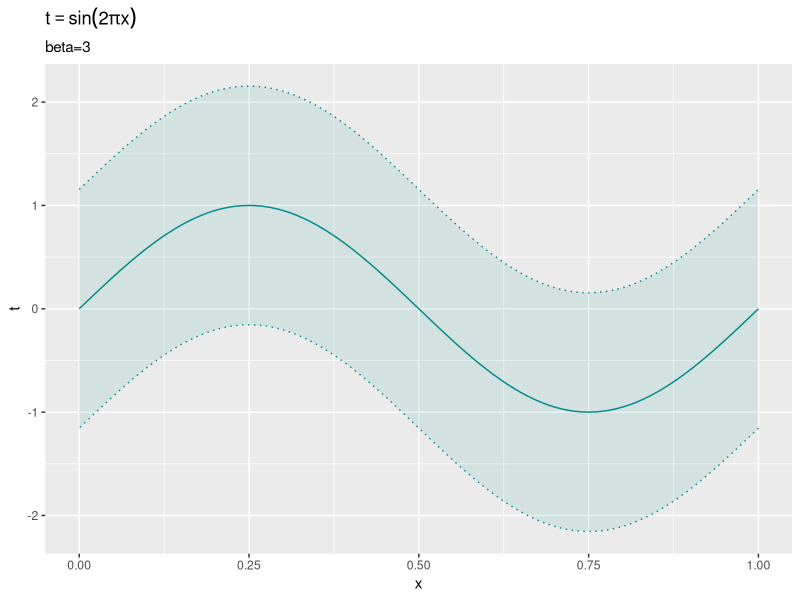
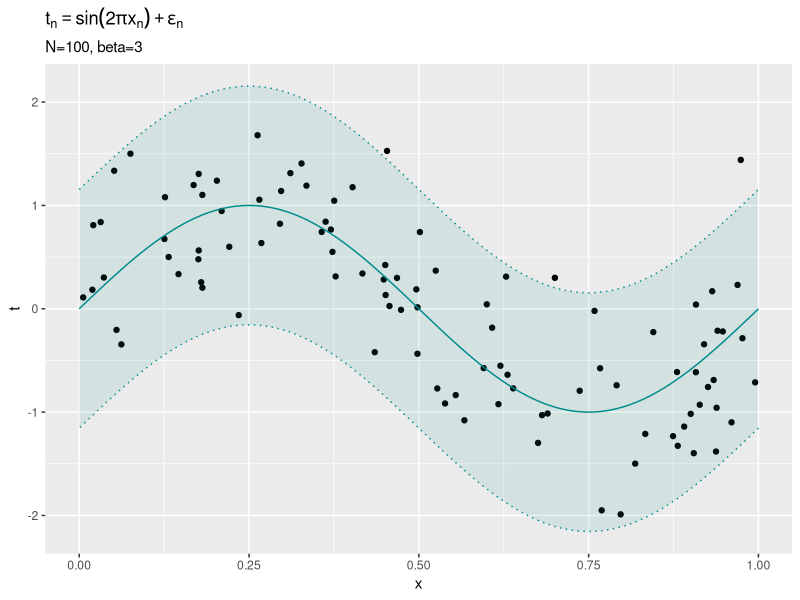
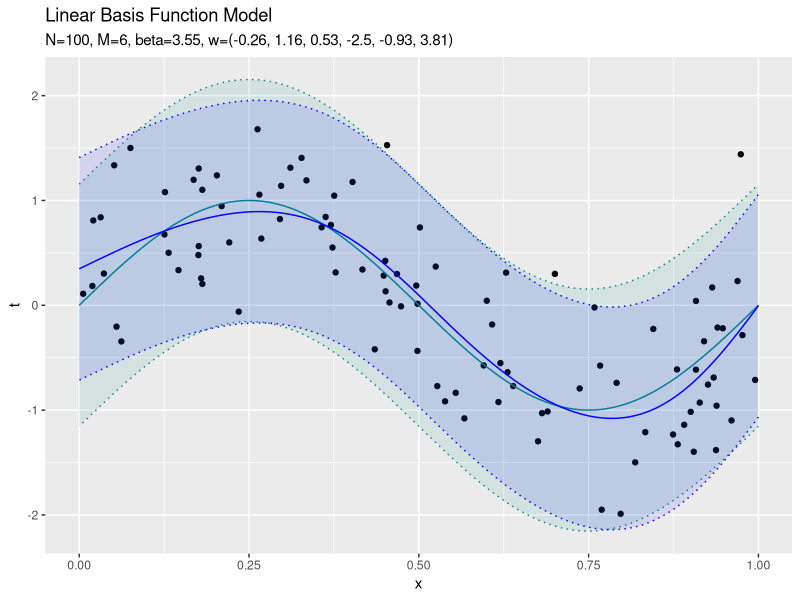
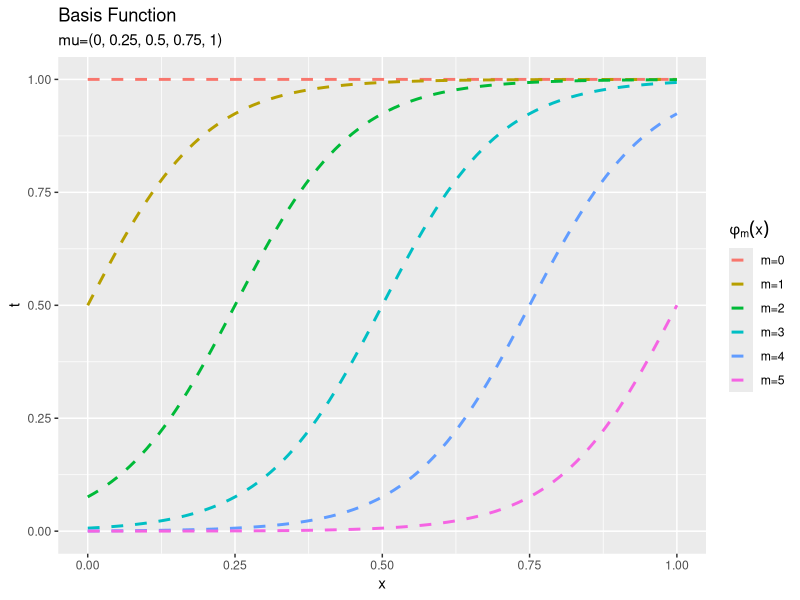
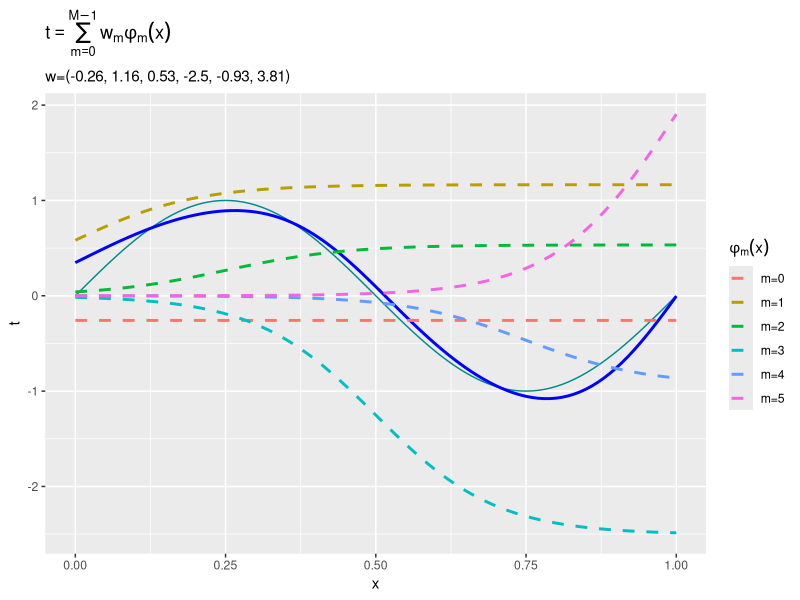

The R source for these figures, in order:

# ch3.1.1：最尤推定と最小二乗法 --------------------------------------------------------

# 利用するパッケージ
library(tidyverse)

# ch3_1_4_ridge.R, ch3_1_4_lasso.Rでも利用


### モデルの設定 -----

# 真の関数を作成
y_true <- function(x) {
  # 計算式を指定
  y <- sin(2 * pi * x)
  return(y)
}


# データの範囲を指定
x_min <- 0
x_max <- 1

# 作図用のxの値を作成
x_vals <- seq(x_min, x_max, by = 0.01)


# 真の精度パラメータを指定
beta_true <- 3

# 真の標準偏差を計算
sigma_true <- sqrt(1 / beta_true)
sigma_true


# 真のモデルを計算
model_df <- tidyr::tibble(
  x = x_vals, # x軸の値
  y = y_true(x_vals), # y軸の値
  minus_sigma = y - 2 * sigma_true, # μ - 2σ
  plus_sigma = y + 2 * sigma_true # μ + 2σ
)

# 真のモデルを作図
ggplot() + 
  geom_line(data = model_df, aes(x = x, y = y), color = "cyan4") + # 真のモデル
  geom_ribbon(data = model_df, aes(x = x, ymin = minus_sigma, ymax = plus_sigma), 
              fill = "cyan4", alpha = 0.1, color = "cyan4", linetype = "dotted") + # 真のノイズ範囲
  labs(title = expression(t == sin(2 * pi * x)), 
       subtitle = paste0("beta=", beta_true), 
       x = "x", y = "t")


### 基底関数の設定 -----

# 多項式基底関数を作成
phi_poly <- function(x, m) {
  # m乗を計算
  y <- x^m
  return(y)
}

# 計画行列を作成
Phi_poly <- function(x_n, M) {
  # 変数を初期化
  x_nm <- matrix(0, nrow = length(x_n), ncol = M)
  
  # m列目を計算
  for(m in 0:(M-1)) {
    x_nm[, m+1] <- phi_poly(x_n, m)
  }
  return(x_nm)
}


# ガウス基底関数を作成
phi_gauss <- function(x, mu = 0, s = 0.2) {
  # ガウス関数の計算
  y <- exp(-(x - mu)^2 / (2 * s^2))
  return(y)
}

# 計画行列を作成
Phi_gauss <- function(x_n, M) {
  # M-1個のパラメータを指定
  mu_m <- seq(0, 1, length.out = M-1)
  s <- 0.1
  
  # 変数を初期化
  x_nm <- matrix(1, nrow = length(x_n), ncol = M)
  
  # (1行目を除く)m列目を計算
  for(m in 1:(M-1)) {
    x_nm[, m+1] <- phi_gauss(x_n, mu = mu_m[m], s = s)
  }
  return(x_nm)
}


# シグモイド基底関数を作成
phi_sigmoid <- function(x, mu = 0, s = 0.1) {
  # 入力を標準化
  a <- (x - mu) / s
  
  # ロジスティックシグモイド関数の計算
  y <- 1 / (1 + exp(-a))
  return(y)
}

# 計画行列を作成
Phi_sigmoid <- function(x_n, M) {
  # M-1個のパラメータを指定
  mu_m <- seq(0, 1, length.out = M-1)
  s <- 0.1
  
  # 変数を初期化
  x_nm <- matrix(1, nrow = length(x_n), ncol = M)
  
  # (1行目を除く)m列目を計算
  for(m in 1:(M-1)) {
    x_nm[, m+1] <- phi_sigmoid(x_n, mu = mu_m[m], s = s)
  }
  return(x_nm)
}


# 基底関数を設定
Phi <- Phi_poly
Phi <- Phi_gauss
Phi <- Phi_sigmoid


### データの生成 -----

# データ数を指定
N <- 100

# (観測)データを生成
x_n <- runif(n = N, min = x_min, max = x_max) # 入力
t_n <- y_true(x_n) + rnorm(n = N, mean = 0, sd = sigma_true) # 出力


# 観測データをデータフレームに格納
data_df <- tidyr::tibble(
  x_n = x_n, # 入力
  t_n = t_n # 出力
)

# 観測データの散布図を作成
ggplot() + 
  geom_point(data = data_df, aes(x = x_n, y = t_n)) + # 観測データ
  geom_line(data = model_df, aes(x = x, y = y), color = "cyan4") + # 真のモデル
  geom_ribbon(data = model_df, aes(x = x, ymin = minus_sigma, ymax = plus_sigma), 
              fill = "cyan4", alpha = 0.1, color = "cyan4", linetype = "dotted") + # 真のノイズ範囲
  labs(title = expression(t[n] == sin(2 * pi * x[n]) + epsilon[n]), 
       subtitle = paste0("N=", N, ", beta=", beta_true), 
       x = "x", y = "t")


### 最尤推定 -----

# 重みパラメータの次元数(基底関数の数)を指定
M <- 6


# 基底関数により入力を変換
phi_x_nm <- Phi(x_n, M)

# 重みパラメータの最尤推定量を計算
w_ml_m <- solve(t(phi_x_nm) %*% phi_x_nm) %*% t(phi_x_nm) %*% t_n %>% 
  as.vector()

# 分散パラメータの最尤推定量を計算
sigma2_ml <- sum((t_n - phi_x_nm %*% w_ml_m)^2) / N

# 精度パラメータの最尤推定量を計算
beta_ml <- 1 / sigma2_ml


# 推定したパラメータによるモデルを計算
ml_df <- tidyr::tibble(
  x = x_vals, # x軸の値
  t = Phi(x_vals, M) %*% w_ml_m %>% 
    as.vector(), # y軸の値
  minus_sigma = t - 2 * sqrt(sigma2_ml), # μ - 2σ
  plus_sigma = t + 2 * sqrt(sigma2_ml) # μ + 2σ
)

# 推定したパラメータによるモデルを作図
ggplot() + 
  geom_point(data = data_df, aes(x = x_n, y = t_n)) + # 観測データ
  geom_line(data = model_df, aes(x = x, y = y), color = "cyan4") + # 真のモデル
  geom_ribbon(data = model_df, aes(x = x, ymin = minus_sigma, ymax = plus_sigma), 
              fill = "cyan4", alpha = 0.1, color = "cyan4", linetype = "dotted") + # 真のノイズ範囲
  geom_line(data = ml_df, aes(x = x, y = t), color = "blue") + # 推定したモデル
  geom_ribbon(data = ml_df, aes(x = x, ymin = minus_sigma, ymax = plus_sigma), 
              fill = "blue", alpha = 0.1, color = "blue", linetype = "dotted") + # 推定したノイズ範囲
  #ylim(c(-5, 5)) + # y軸の表示範囲
  labs(title = "Linear Basis Function Model", 
       subtitle = paste0("N=", N, ", M=", M, ", beta=", round(beta_ml, 2), 
                         ", w=(", paste0(round(w_ml_m, 2), collapse = ", "), ")"), 
       x = "x", y = "t")


### 基底関数と重みの関係 -----

# M個の基底関数を計算
phi_df <- Phi(x_vals, M) %>% # 基底関数
  dplyr::as_tibble(.name_repair = "unique") %>% # データフレームに変換
  dplyr::rename_with(.fn = ~paste0("m=", 0:(M-1)), .cols = 1:M) %>% # 列名を付与
  cbind(x = x_vals) %>% # x軸の値を結合
  tidyr::pivot_longer(
    cols = -x, names_to = "phi", names_transform = list(phi = as.factor), values_to = "phi_x"
  ) # long型に変換

# M個の基底関数を作図
ggplot() + 
  geom_line(data = phi_df, aes(x = x, y = phi_x, color = phi), 
            linetype = "dashed", size = 1) + # 基底関数
  labs(title = "Basis Function", 
       subtitle = paste0("mu=(", paste0(round(seq(0, 1, length.out = M-1), 2), collapse = ", "), ")"), 
       x = "x", y = "t", color = expression(phi[m](x)))


# M個の基底関数を重み付け
phi_w_df <- t(w_ml_m * t(Phi(x_vals, M))) %>% # 基底関数ごとに重み付け
  dplyr::as_tibble(.name_repair = "unique") %>% # データフレームに変換
  dplyr::rename_with(.fn = ~paste0("m=", 0:(M-1)), .cols = 1:M) %>% # 列名を付与
  cbind(x = x_vals) %>% # x軸の値を結合
  tidyr::pivot_longer(
    cols = -x, names_to = "phi", names_transform = list(phi = as.factor), values_to = "phi_x"
  ) # long型に変換

# 重み付けしたM個の基底関数を作図
ggplot() + 
  geom_line(data = model_df, aes(x = x, y = y), color = "cyan4") + # 真のモデル
  geom_line(data = ml_df, aes(x = x, y = t), color = "blue", size = 1) + # 推定したモデル
  geom_line(data = phi_w_df, aes(x = x, y = phi_x, color = phi), 
            linetype = "dashed", size = 1) + # 基底関数
  #ylim(c(-3, 3)) + # y軸の表示範囲
  labs(title = expression(t == sum(w[m] * phi[m](x), m == 0, M-1)), 
       subtitle = paste0("w=(", paste0(round(w_ml_m, 2), collapse = ", "), ")"), 
       x = "x", y = "t", color = expression(phi[m](x)))
